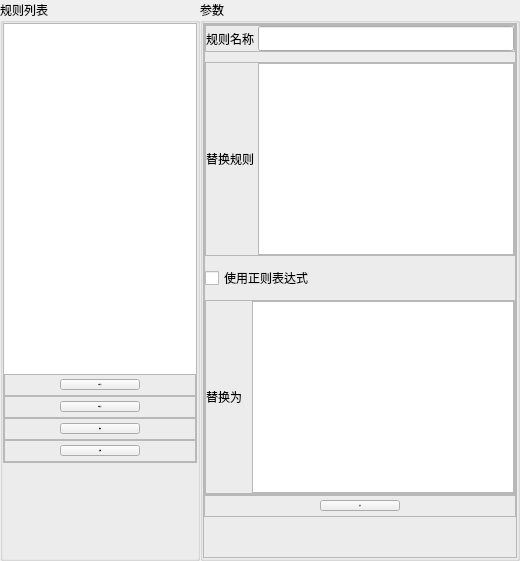
         <widget class="QWidget" name="tab_purify_rule">
          <property name="font">
           <font>
            <family>Microsoft YaHei</family>
           </font>
          </property>
          <attribute name="title">
           <string>净化规则</string>
          </attribute>
          <layout class="QHBoxLayout" name="hlay_purify_rule">
           <property name="spacing">
            <number>0</number>
           </property>
           <property name="leftMargin">
            <number>0</number>
           </property>
           <property name="topMargin">
            <number>0</number>
           </property>
           <property name="rightMargin">
            <number>0</number>
           </property>
           <property name="bottomMargin">
            <number>0</number>
           </property>
           <item>
            <widget class="QGroupBox" name="groupBox_purify_User">
             <property name="minimumSize">
              <size>
               <width>0</width>
               <height>0</height>
              </size>
             </property>
             <property name="maximumSize">
              <size>
               <width>200</width>
               <height>16777215</height>
              </size>
             </property>
             <property name="font">
              <font>
               <family>Microsoft YaHei</family>
              </font>
             </property>
             <property name="title">
              <string>规则列表</string>
             </property>
             <layout class="QVBoxLayout" name="vlay_purify_User">
              <property name="spacing">
               <number>0</number>
              </property>
              <property name="leftMargin">
               <number>0</number>
              </property>
              <property name="topMargin">
               <number>0</number>
              </property>
              <property name="rightMargin">
               <number>0</number>
              </property>
              <property name="bottomMargin">
               <number>0</number>
              </property>
              <item>
               <widget class="QFrame" name="frame_purify_all_left">
                <property name="frameShape">
                 <enum>QFrame::StyledPanel</enum>
                </property>
                <property name="frameShadow">
                 <enum>QFrame::Raised</enum>
                </property>
                <layout class="QVBoxLayout" name="vlay_purify_all_left">
                 <property name="spacing">
                  <number>0</number>
                 </property>
                 <property name="leftMargin">
                  <number>0</number>
                 </property>
                 <property name="topMargin">
                  <number>0</number>
                 </property>
                 <property name="rightMargin">
                  <number>0</number>
                 </property>
                 <property name="bottomMargin">
                  <number>0</number>
                 </property>
                 <item>
                  <widget class="QListWidget" name="listWidget_purify">
                   <property name="minimumSize">
                    <size>
                     <width>0</width>
                     <height>350</height>
                    </size>
                   </property>
                   <property name="maximumSize">
                    <size>
                     <width>200</width>
                     <height>350</height>
                    </size>
                   </property>
                   <property name="font">
                    <font>
                     <family>Microsoft YaHei</family>
                    </font>
                   </property>
                   <property name="frameShape">
                    <enum>QFrame::NoFrame</enum>
                   </property>
                   <property name="verticalScrollBarPolicy">
                    <enum>Qt::ScrollBarAsNeeded</enum>
                   </property>
                   <property name="horizontalScrollBarPolicy">
                    <enum>Qt::ScrollBarAlwaysOff</enum>
                   </property>
                   <property name="sortingEnabled">
                    <bool>false</bool>
                   </property>
                  </widget>
                 </item>
                 <item>
                  <widget class="QFrame" name="frame_purify_local_import">
                   <property name="frameShape">
                    <enum>QFrame::StyledPanel</enum>
                   </property>
                   <property name="frameShadow">
                    <enum>QFrame::Raised</enum>
                   </property>
                   <layout class="QHBoxLayout" name="hlay_purify_local_import">
                    <property name="spacing">
                     <number>0</number>
                    </property>
                    <property name="leftMargin">
                     <number>0</number>
                    </property>
                    <property name="topMargin">
                     <number>0</number>
                    </property>
                    <property name="rightMargin">
                     <number>0</number>
                    </property>
                    <property name="bottomMargin">
                     <number>0</number>
                    </property>
                    <item>
                     <spacer name="hSpacer_purify_local_import_left">
                      <property name="orientation">
                       <enum>Qt::Horizontal</enum>
                      </property>
                      <property name="sizeHint" stdset="0">
                       <size>
                        <width>40</width>
                        <height>20</height>
                       </size>
                      </property>
                     </spacer>
                    </item>
                    <item>
                     <widget class="QPushButton" name="btn_purify_local_import">
                      <property name="font">
                       <font>
                        <family>Microsoft YaHei</family>
                        <pointsize>-1</pointsize>
                        <underline>false</underline>
                        <strikeout>false</strikeout>
                       </font>
                      </property>
                      <property name="text">
                       <string>本地导入</string>
                      </property>
                     </widget>
                    </item>
                    <item>
                     <spacer name="hSpacer_purify_local_import_right">
                      <property name="orientation">
                       <enum>Qt::Horizontal</enum>
                      </property>
                      <property name="sizeHint" stdset="0">
                       <size>
                        <width>40</width>
                        <height>20</height>
                       </size>
                      </property>
                     </spacer>
                    </item>
                   </layout>
                  </widget>
                 </item>
                 <item>
                  <widget class="QFrame" name="frame_purify_net_import">
                   <property name="frameShape">
                    <enum>QFrame::StyledPanel</enum>
                   </property>
                   <property name="frameShadow">
                    <enum>QFrame::Raised</enum>
                   </property>
                   <layout class="QHBoxLayout" name="hlay_purify_net_import">
                    <property name="spacing">
                     <number>0</number>
                    </property>
                    <property name="leftMargin">
                     <number>0</number>
                    </property>
                    <property name="topMargin">
                     <number>0</number>
                    </property>
                    <property name="rightMargin">
                     <number>0</number>
                    </property>
                    <property name="bottomMargin">
                     <number>0</number>
                    </property>
                    <item>
                     <spacer name="hSpacer_purify_net_import_left">
                      <property name="orientation">
                       <enum>Qt::Horizontal</enum>
                      </property>
                      <property name="sizeHint" stdset="0">
                       <size>
                        <width>40</width>
                        <height>20</height>
                       </size>
                      </property>
                     </spacer>
                    </item>
                    <item>
                     <widget class="QPushButton" name="btn_purify_net_import">
                      <property name="font">
                       <font>
                        <family>Microsoft YaHei</family>
                        <pointsize>-1</pointsize>
                        <underline>false</underline>
                        <strikeout>false</strikeout>
                       </font>
                      </property>
                      <property name="text">
                       <string>网络导入</string>
                      </property>
                     </widget>
                    </item>
                    <item>
                     <spacer name="hSpacer_purify_net_import_right">
                      <property name="orientation">
                       <enum>Qt::Horizontal</enum>
                      </property>
                      <property name="sizeHint" stdset="0">
                       <size>
                        <width>40</width>
                        <height>20</height>
                       </size>
                      </property>
                     </spacer>
                    </item>
                   </layout>
                  </widget>
                 </item>
                 <item>
                  <widget class="QFrame" name="frame_purify_del_listwidget">
                   <property name="frameShape">
                    <enum>QFrame::StyledPanel</enum>
                   </property>
                   <property name="frameShadow">
                    <enum>QFrame::Raised</enum>
                   </property>
                   <layout class="QHBoxLayout" name="hlay_purify_del_listwidget">
                    <property name="spacing">
                     <number>0</number>
                    </property>
                    <property name="leftMargin">
                     <number>0</number>
                    </property>
                    <property name="topMargin">
                     <number>0</number>
                    </property>
                    <property name="rightMargin">
                     <number>0</number>
                    </property>
                    <property name="bottomMargin">
                     <number>0</number>
                    </property>
                    <item>
                     <spacer name="hSpacer_purify_del_listwidget_left">
                      <property name="orientation">
                       <enum>Qt::Horizontal</enum>
                      </property>
                      <property name="sizeHint" stdset="0">
                       <size>
                        <width>40</width>
                        <height>20</height>
                       </size>
                      </property>
                     </spacer>
                    </item>
                    <item>
                     <widget class="QPushButton" name="btn_purify_del_listwidget">
                      <property name="font">
                       <font>
                        <family>Microsoft YaHei</family>
                        <pointsize>-1</pointsize>
                        <underline>false</underline>
                        <strikeout>false</strikeout>
                       </font>
                      </property>
                      <property name="text">
                       <string>删除</string>
                      </property>
                     </widget>
                    </item>
                    <item>
                     <spacer name="hSpacer_purify_del_listwidget_right">
                      <property name="orientation">
                       <enum>Qt::Horizontal</enum>
                      </property>
                      <property name="sizeHint" stdset="0">
                       <size>
                        <width>40</width>
                        <height>20</height>
                       </size>
                      </property>
                     </spacer>
                    </item>
                   </layout>
                  </widget>
                 </item>
                 <item>
                  <widget class="QFrame" name="frame_purify_add_listwidget">
                   <property name="frameShape">
                    <enum>QFrame::StyledPanel</enum>
                   </property>
                   <property name="frameShadow">
                    <enum>QFrame::Raised</enum>
                   </property>
                   <layout class="QHBoxLayout" name="hlay_purify_add_listwidget">
                    <property name="spacing">
                     <number>0</number>
                    </property>
                    <property name="leftMargin">
                     <number>0</number>
                    </property>
                    <property name="topMargin">
                     <number>0</number>
                    </property>
                    <property name="rightMargin">
                     <number>0</number>
                    </property>
                    <property name="bottomMargin">
                     <number>0</number>
                    </property>
                    <item>
                     <spacer name="hSpacer_purify_add_listwidget_left">
                      <property name="orientation">
                       <enum>Qt::Horizontal</enum>
                      </property>
                      <property name="sizeHint" stdset="0">
                       <size>
                        <width>40</width>
                        <height>20</height>
                       </size>
                      </property>
                     </spacer>
                    </item>
                    <item>
                     <widget class="QPushButton" name="btn_purify_add_listwidget">
                      <property name="font">
                       <font>
                        <family>Microsoft YaHei</family>
                        <pointsize>-1</pointsize>
                        <underline>false</underline>
                        <strikeout>false</strikeout>
                       </font>
                      </property>
                      <property name="text">
                       <string>新增</string>
                      </property>
                     </widget>
                    </item>
                    <item>
                     <spacer name="hSpacer_purify_add_listwidget_right">
                      <property name="orientation">
                       <enum>Qt::Horizontal</enum>
                      </property>
                      <property name="sizeHint" stdset="0">
                       <size>
                        <width>40</width>
                        <height>20</height>
                       </size>
                      </property>
                     </spacer>
                    </item>
                   </layout>
                  </widget>
                 </item>
                </layout>
               </widget>
              </item>
              <item>
               <spacer name="vSpacer_purify_down">
                <property name="orientation">
                 <enum>Qt::Vertical</enum>
                </property>
                <property name="sizeHint" stdset="0">
                 <size>
                  <width>20</width>
                  <height>40</height>
                 </size>
                </property>
               </spacer>
              </item>
             </layout>
            </widget>
           </item>
           <item>
            <widget class="QGroupBox" name="groupBox_purify_param">
             <property name="font">
              <font>
               <family>Microsoft YaHei</family>
              </font>
             </property>
             <property name="title">
              <string>参数</string>
             </property>
             <layout class="QVBoxLayout" name="vlay_purify_param">
              <property name="spacing">
               <number>0</number>
              </property>
              <property name="leftMargin">
               <number>0</number>
              </property>
              <property name="topMargin">
               <number>0</number>
              </property>
              <property name="rightMargin">
               <number>0</number>
              </property>
              <property name="bottomMargin">
               <number>0</number>
              </property>
              <item>
               <widget class="QFrame" name="frame_purify_param">
                <property name="font">
                 <font>
                  <family>Microsoft YaHei</family>
                 </font>
                </property>
                <property name="frameShape">
                 <enum>QFrame::StyledPanel</enum>
                </property>
                <property name="frameShadow">
                 <enum>QFrame::Raised</enum>
                </property>
                <layout class="QVBoxLayout" name="vlay_purify_param_main">
                 <property name="spacing">
                  <number>0</number>
                 </property>
                 <property name="leftMargin">
                  <number>0</number>
                 </property>
                 <property name="topMargin">
                  <number>0</number>
                 </property>
                 <property name="rightMargin">
                  <number>0</number>
                 </property>
                 <property name="bottomMargin">
                  <number>0</number>
                 </property>
                 <item>
                  <widget class="QFrame" name="frame_purify_param_up">
                   <property name="font">
                    <font>
                     <family>Microsoft YaHei</family>
                    </font>
                   </property>
                   <property name="frameShape">
                    <enum>QFrame::StyledPanel</enum>
                   </property>
                   <property name="frameShadow">
                    <enum>QFrame::Raised</enum>
                   </property>
                   <layout class="QVBoxLayout" name="vlay_purify_param_up">
                    <property name="spacing">
                     <number>10</number>
                    </property>
                    <property name="leftMargin">
                     <number>0</number>
                    </property>
                    <property name="topMargin">
                     <number>0</number>
                    </property>
                    <property name="rightMargin">
                     <number>0</number>
                    </property>
                    <property name="bottomMargin">
                     <number>0</number>
                    </property>
                    <item>
                     <widget class="QFrame" name="frame_purify_name">
                      <property name="frameShape">
                       <enum>QFrame::StyledPanel</enum>
                      </property>
                      <property name="frameShadow">
                       <enum>QFrame::Raised</enum>
                      </property>
                      <layout class="QHBoxLayout" name="hlay_purify_name">
                       <property name="spacing">
                        <number>0</number>
                       </property>
                       <property name="leftMargin">
                        <number>0</number>
                       </property>
                       <property name="topMargin">
                        <number>0</number>
                       </property>
                       <property name="rightMargin">
                        <number>0</number>
                       </property>
                       <property name="bottomMargin">
                        <number>0</number>
                       </property>
                       <item>
                        <widget class="QLabel" name="label_purify_replace_name">
                         <property name="font">
                          <font>
                           <family>Microsoft YaHei</family>
                          </font>
                         </property>
                         <property name="text">
                          <string>规则名称 </string>
                         </property>
                        </widget>
                       </item>
                       <item>
                        <widget class="QLineEdit" name="lineEdit_purify_replace_name">
                         <property name="maximumSize">
                          <size>
                           <width>16777215</width>
                           <height>16777215</height>
                          </size>
                         </property>
                         <property name="font">
                          <font>
                           <family>Microsoft YaHei</family>
                          </font>
                         </property>
                        </widget>
                       </item>
                      </layout>
                     </widget>
                    </item>
                    <item>
                     <widget class="QFrame" name="frame_purify_replace_text">
                      <property name="frameShape">
                       <enum>QFrame::StyledPanel</enum>
                      </property>
                      <property name="frameShadow">
                       <enum>QFrame::Raised</enum>
                      </property>
                      <layout class="QHBoxLayout" name="hlay_purify_replace_text">
                       <property name="spacing">
                        <number>0</number>
                       </property>
                       <property name="leftMargin">
                        <number>0</number>
                       </property>
                       <property name="topMargin">
                        <number>0</number>
                       </property>
                       <property name="rightMargin">
                        <number>0</number>
                       </property>
                       <property name="bottomMargin">
                        <number>0</number>
                       </property>
                       <item>
                        <widget class="QLabel" name="label_purify_replace_text">
                         <property name="font">
                          <font>
                           <family>Microsoft YaHei</family>
                          </font>
                         </property>
                         <property name="text">
                          <string>替换规则 </string>
                         </property>
                        </widget>
                       </item>
                       <item>
                        <widget class="QTextEdit" name="textEdit_purify_replace_text">
                         <property name="maximumSize">
                          <size>
                           <width>16777215</width>
                           <height>16777215</height>
                          </size>
                         </property>
                         <property name="font">
                          <font>
                           <family>Microsoft YaHei</family>
                          </font>
                         </property>
                        </widget>
                       </item>
                      </layout>
                     </widget>
                    </item>
                    <item>
                     <widget class="QCheckBox" name="checkBox_purify_userRexp">
                      <property name="font">
                       <font>
                        <family>Microsoft YaHei</family>
                       </font>
                      </property>
                      <property name="text">
                       <string>使用正则表达式</string>
                      </property>
                     </widget>
                    </item>
                    <item>
                     <widget class="QFrame" name="frame_purify_after_text">
                      <property name="frameShape">
                       <enum>QFrame::StyledPanel</enum>
                      </property>
                      <property name="frameShadow">
                       <enum>QFrame::Raised</enum>
                      </property>
                      <layout class="QHBoxLayout" name="hlay_purify_after_text">
                       <property name="spacing">
                        <number>0</number>
                       </property>
                       <property name="leftMargin">
                        <number>0</number>
                       </property>
                       <property name="topMargin">
                        <number>0</number>
                       </property>
                       <property name="rightMargin">
                        <number>0</number>
                       </property>
                       <property name="bottomMargin">
                        <number>0</number>
                       </property>
                       <item>
                        <widget class="QLabel" name="label_purify_replaceTo">
                         <property name="font">
                          <font>
                           <family>Microsoft YaHei</family>
                          </font>
                         </property>
                         <property name="text">
                          <string>替换为   </string>
                         </property>
                        </widget>
                       </item>
                       <item>
                        <widget class="QTextEdit" name="textEdit_purify_replaceTo">
                         <property name="font">
                          <font>
                           <family>Microsoft YaHei</family>
                          </font>
                         </property>
                        </widget>
                       </item>
                      </layout>
                     </widget>
                    </item>
                   </layout>
                  </widget>
                 </item>
                 <item>
                  <widget class="QFrame" name="frame_vlay_purify_param_down">
                   <property name="font">
                    <font>
                     <family>Microsoft YaHei</family>
                    </font>
                   </property>
                   <property name="frameShape">
                    <enum>QFrame::StyledPanel</enum>
                   </property>
                   <property name="frameShadow">
                    <enum>QFrame::Raised</enum>
                   </property>
                   <layout class="QHBoxLayout" name="hlay_vlay_purify_param_down">
                    <property name="spacing">
                     <number>0</number>
                    </property>
                    <property name="leftMargin">
                     <number>0</number>
                    </property>
                    <property name="topMargin">
                     <number>0</number>
                    </property>
                    <property name="rightMargin">
                     <number>0</number>
                    </property>
                    <property name="bottomMargin">
                     <number>0</number>
                    </property>
                    <item>
                     <spacer name="hSpacer_purify_param_left">
                      <property name="orientation">
                       <enum>Qt::Horizontal</enum>
                      </property>
                      <property name="sizeHint" stdset="0">
                       <size>
                        <width>40</width>
                        <height>20</height>
                       </size>
                      </property>
                     </spacer>
                    </item>
                    <item>
                     <widget class="QPushButton" name="btn_purify_save">
                      <property name="font">
                       <font>
                        <family>Microsoft YaHei</family>
                        <pointsize>-1</pointsize>
                        <underline>false</underline>
                        <strikeout>false</strikeout>
                       </font>
                      </property>
                      <property name="text">
                       <string>保存</string>
                      </property>
                     </widget>
                    </item>
                    <item>
                     <spacer name="hSpacer_purify_param_right">
                      <property name="orientation">
                       <enum>Qt::Horizontal</enum>
                      </property>
                      <property name="sizeHint" stdset="0">
                       <size>
                        <width>40</width>
                        <height>20</height>
                       </size>
                      </property>
                     </spacer>
                    </item>
                   </layout>
                  </widget>
                 </item>
                 <item>
                  <spacer name="vSpacer_purify_param_down">
                   <property name="orientation">
                    <enum>Qt::Vertical</enum>
                   </property>
                   <property name="sizeHint" stdset="0">
                    <size>
                     <width>20</width>
                     <height>40</height>
                    </size>
                   </property>
                  </spacer>
                 </item>
                </layout>
               </widget>
              </item>
             </layout>
            </widget>
           </item>
          </layout>
         </widget>
